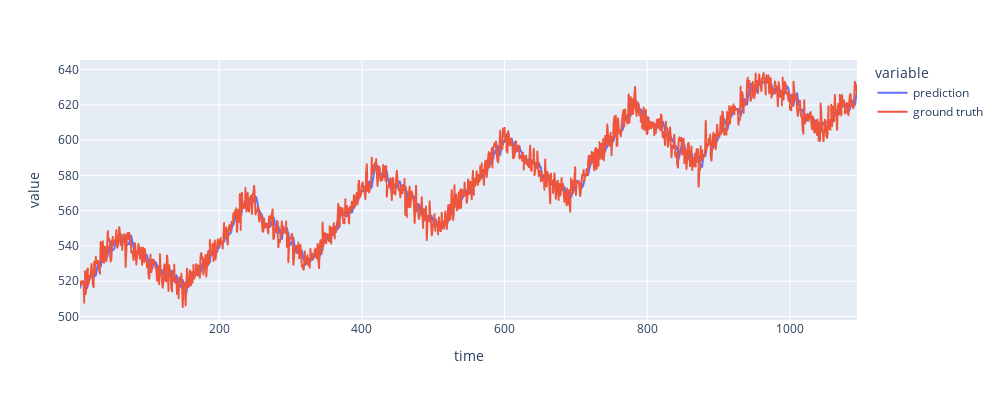

Notebook source saved alongside this figure:
### Markdown cell above
Moving average 把前K個時間點的資料做平均，使用這平均來預測下筆資料。
<img src="https://i.imgur.com/iPt1Iwq.png" width=400 align="right">

實現方式有很多種，包含對每個時間點慢慢使用平均、或者使用捲積運算等等。

因為是對未來的預測，所以會希望前K天[t-K,...,t-2,t-1]資料預測該時間點(t)資料

### Code cell
# 用捲積做看看5天平均的moving average
K=5
kernel=np.ones(K)/K # 對K個1做捲積在除以K就是做移動的平均
forcast=np.convolve(series_train,kernel,mode='valid')[:-1] # 最開始會取最前K筆做第一次平均，最後一次算會包含最後一筆，所以要去掉
ground_truth_for_view=series_train[K:] # 去掉前K日資料
time_for_view=time_train[K:]

plot_series(time_for_view, 
            [forcast,ground_truth_for_view],
            labels=['prediction','ground truth'])

### Figure 1 — Plotly figure (JSON) as saved in the notebook; plotly's stock layout.template omitted (floating-point values rounded to 4 significant figures; data arrays with more than 128 entries replaced by an {"elided": "..."} marker saying what was removed)
{"data": [{"hovertemplate": "variable=prediction<br>time=%{x}<br>value=%{y}<extra></extra>", "legendgroup": "prediction", "line": {"color": "#636efa", "dash": "solid"}, "marker": {"symbol": "circle"}, "mode": "lines", "name": "prediction", "showlegend": true, "type": "scattergl", "x": {"elided": "1090 int values"}, "xaxis": "x", "y": {"elided": "1090 float values"}, "yaxis": "y"}, {"hovertemplate": "variable=ground truth<br>time=%{x}<br>value=%{y}<extra></extra>", "legendgroup": "ground truth", "line": {"color": "#EF553B", "dash": "solid"}, "marker": {"symbol": "circle"}, "mode": "lines", "name": "ground truth", "showlegend": true, "type": "scattergl", "x": {"elided": "1090 int values"}, "xaxis": "x", "y": {"elided": "1090 float values"}, "yaxis": "y"}], "layout": {"height": 400, "legend": {"title": {"text": "variable"}, "tracegroupgap": 0}, "margin": {"t": 60}, "width": 1000, "xaxis": {"anchor": "y", "domain": [0, 1], "title": {"text": "time"}}, "yaxis": {"anchor": "x", "domain": [0, 1], "title": {"text": "value"}}}}
